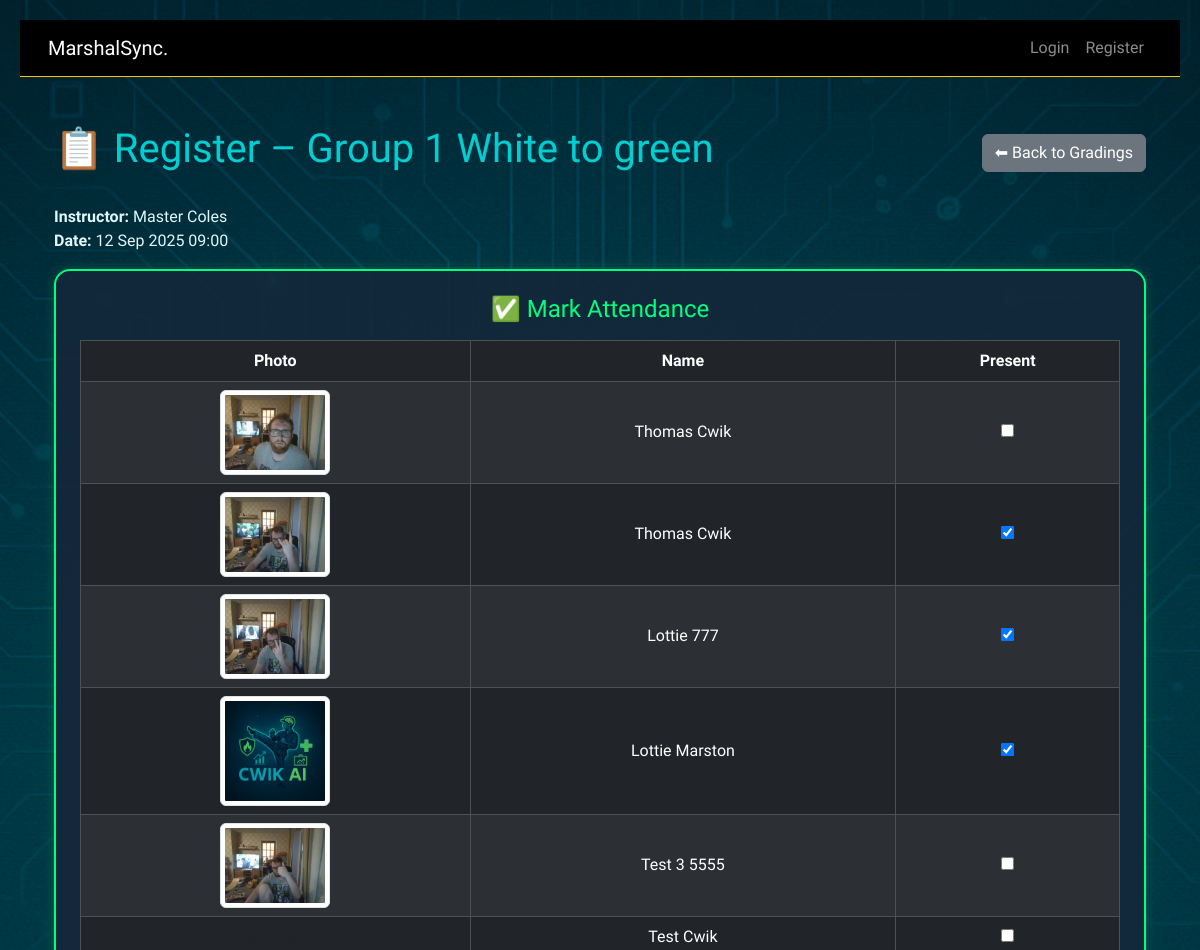
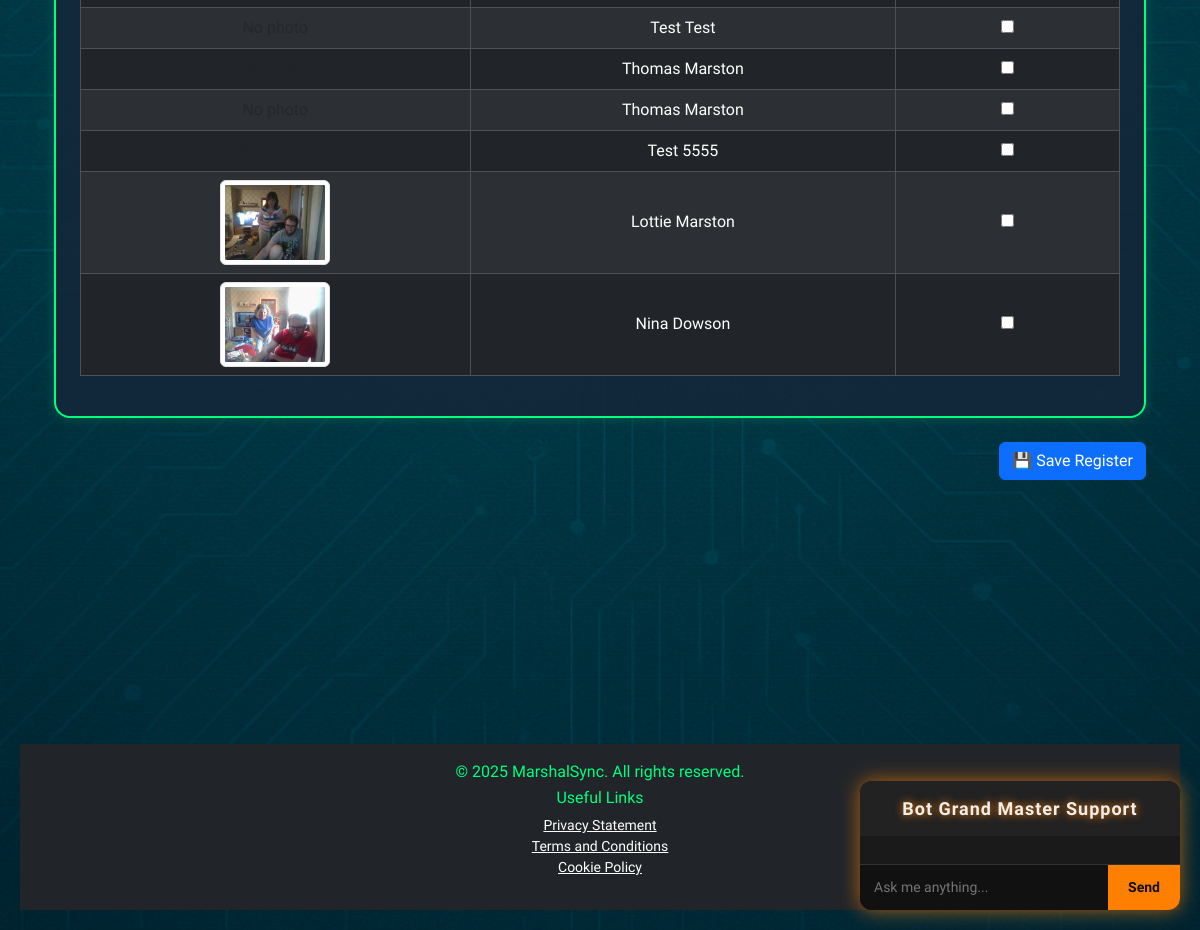
Screenshot of /grading_list/4/register/ with the database file from the repository (2 pictures, top to bottom).
### gradings/models.py (models this page shows, shortened)
class Grading(models.Model):
    STATUS_CHOICES = [
        ('scheduled', 'Scheduled'),
        ('completed', 'Completed'),
        ('canceled', 'Canceled'),
    ]
    class_name = models.CharField(max_length=100)
    instructor = models.CharField(max_length=100)
    examiner = models.CharField(max_length=100, blank=True, null=True)
    start_time = models.DateTimeField()
    end_time = models.DateTimeField()
    location = models.CharField(max_length=200, blank=True, null=True)
    description = models.TextField(blank=True, null=True)
    status = models.CharField(
        max_length=10,
        choices=STATUS_CHOICES,
        default='scheduled',
    )
    archived = models.BooleanField(default=False)

### members/models.py (models this page shows, shortened)
class Member(models.Model):
    first_name = models.CharField(max_length=30)
    last_name = models.CharField(max_length=30)
    email = models.EmailField(unique=True)
    phone_number = models.CharField(max_length=20, blank=True, null=True)
    address = models.TextField(blank=True, null=True)
    join_date = models.DateField(auto_now_add=True)
    profile_picture = models.ImageField(upload_to='profile_pics/', blank=True, null=True)
    roles = models.ManyToManyField(Role, blank=True)

### gradings/views.py (the view)
# urls.py: path('<int:grading_id>/register/', views.grading_register, name='grading_register'),
def grading_register(request, grading_id):
    grading = get_object_or_404(Grading, pk=grading_id)
    members = Member.objects.all()
    attendance_records = GradingAttendance.objects.filter(grading_session=grading)
    present_ids = attendance_records.filter(present=True).values_list('member_id', flat=True)
    for member in members:
        member.present = member.id in present_ids
    return render(request, 'gradings/grading_register.html', {
        'grading': grading,
        'members': members
    })

### gradings/templates/gradings/grading_register.html (shortened to what this page needs)
{% extends 'layout.html' %}
{% load static %}
{% load extra_filters %}
{% block content %}
<div class="container py-4">
  <div class="d-flex justify-content-between align-items-center mb-4">
    <h1 class="text-glow">📋 Register – {{ grading.class_name }}</h1>
    <a href="{% url 'gradings:grading_list' %}" class="btn btn-secondary">⬅ Back to Gradings</a>
  </div>
  <p>
    <strong>Instructor:</strong> {{ grading.instructor }}<br>
    <strong>Date:</strong> {{ grading.start_time|date:"d M Y H:i" }}
  </p>
  <form method="POST" action="{% url 'gradings:save_grading_register' grading.id %}">
    <div class="tile">
      <h4 class="mb-3">✅ Mark Attendance</h4>
      <table class="table table-dark table-striped table-bordered rounded align-middle">
        <thead>
          <tr>
            <th>Photo</th>
            <th>Name</th>
            <th>Present</th>
          </tr>
        </thead>
        <tbody>
          {% for member in members %}
          <tr>
            <td>
              {% if member.profile_picture %}
                <img src="{{ member.profile_picture.url }}" alt="{{ member.first_name }}" class="img-thumbnail" style="max-height: 110px; max-width: 110px;">
              {% else %}
                <span class="text-muted">No photo</span>
              {% endif %}
            </td>
            <td>{{ member.first_name }} {{ member.last_name }}</td>
            <td>
              <input type="checkbox" name="attendance" value="{{ member.id }}"
                {% if member.present %}checked{% endif %}>
            </td>
          </tr>
          {% endfor %}
        </tbody>
      </table>
    </div>
    <div class="mt-4 d-flex justify-content-end">
      <button type="submit" class="btn btn-primary">💾 Save Register</button>
    </div>
  </form>
</div>
{% endblock %}

### cwiktana/static/css/style.css (style rules this page uses)
body { font-family: 'Rajdhani', sans-serif; background: url('../images/circuit_bg.png') no-repeat center center fixed; background-size: cover; color: #e0f7fa; margin: 0; padding: 20px; }
h1, h2, h3 { color: #00CED1; }
p { font-size: 16px; line-height: 1.5; }
.tile { display: block; background: rgba(18, 41, 58, 0.95); border: 2px solid #00FF7F; border-radius: 1rem; padding: 1.5rem; text-align: center; text-decoration: none; color: #e0f7fa; height: 100%; box-shadow: 0 0 12px rgba(0, 255, 127, 0.2); transition: transform 0.3s ease, box-shadow 0.3s ease, background 0.3s ease; }
.tile h4 { margin-bottom: 0.5rem; color: #00FF7F; }
.mb-4 { color: #00FF7F; }
.mb-3 { color: #00FF7F; }

### rows the page displays
Grading: class_name "Group 1 White to green", instructor "Master Coles", start_time "12 Sep 2025 09:00"
Member: profile_picture (picture), first_name "Thomas", last_name "Cwik"
Member: profile_picture (picture), first_name "Thomas", last_name "Cwik", attendance "☑"
Member: profile_picture (picture), first_name "Lottie", last_name "777", attendance "☑"
Member: profile_picture (picture), first_name "Lottie", last_name "Marston", attendance "☑"
Member: profile_picture (picture), first_name "Test 3", last_name "5555"
Member: first_name "Test", last_name "Cwik"
Member: first_name "Test", last_name "Test"
Member: first_name "Thomas", last_name "Marston"
Member: first_name "Thomas", last_name "Marston"
Member: first_name "Test", last_name "5555"
Member: profile_picture (picture), first_name "Lottie", last_name "Marston"
Member: profile_picture (picture), first_name "Nina", last_name "Dowson"
